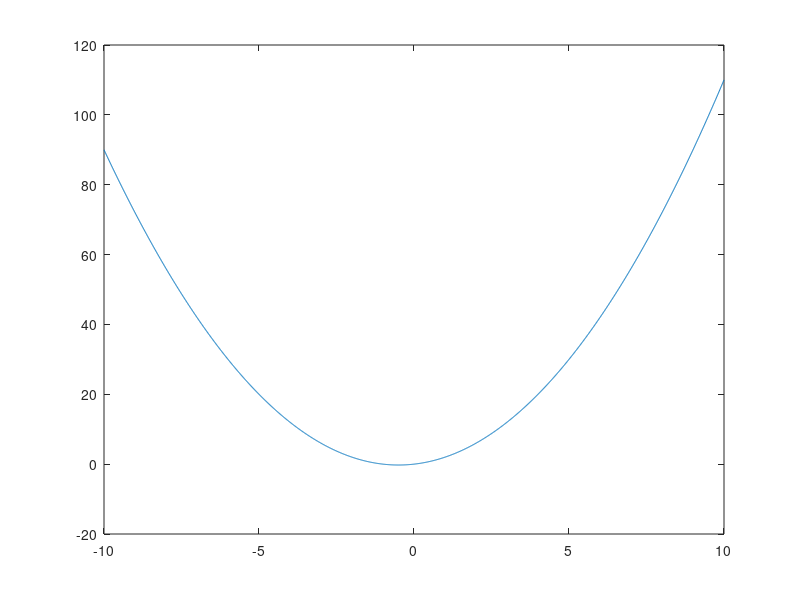

This chart was generated by the following MATLAB code: (Note: this script raises an error after producing the figure.)
%%Not2Do
% Ein Gegenbeispiel zu run_myFunc und wie man es nicht tun sollte
%% Andreas Bernatzky 05.11.2019
%% Teil von run_moonshine
clear all;
close all;
a = 1;
b = 1;
c = 0;
%% Teil von moonshine
D = b^2 - 4 * a * c; %Diskriminante
if(D > 0) % es existieren zwei Loesungen
x1 = (-b + sqrt(b^2 - 4 * a * c)) / (2 * a);
x2 = (-b - sqrt(b^2 - 4 * a * c)) / (2 * a);
elseif(D == 0) %es existiert eine Loesung
    x1 = (-b + sqrt(b^2 - 4 * a * c)) / (2 * a);
    x2 = [];
else %Es existiert keine Loesung
    x1 = [];
    x2 = [];
    disp('Keine Loesung moeglich');
end
%% teil von visualise
x = -10:0.01:10;
y = a * x.^2 + b * x + c;
%% do plotting
figure(1)
plot(x,y);
hold on

if(isempty(x1) == 1 && isempty(x2) == 1)%nichts zu markieren

elseif(isempty(x1) == 0 && isempty(x2) == 1)%setze eine markierung
    scatter(x1,a * x1^2 + b * x1 + c,40,'x','r');
else%setze zwei markierungen
    scatter(x1,a * x1^2 + b * x1 + c,40,'x','r');
    scatter(x2,a * x2^2 + b * x2 + c,40,'x','r');
end

grid on